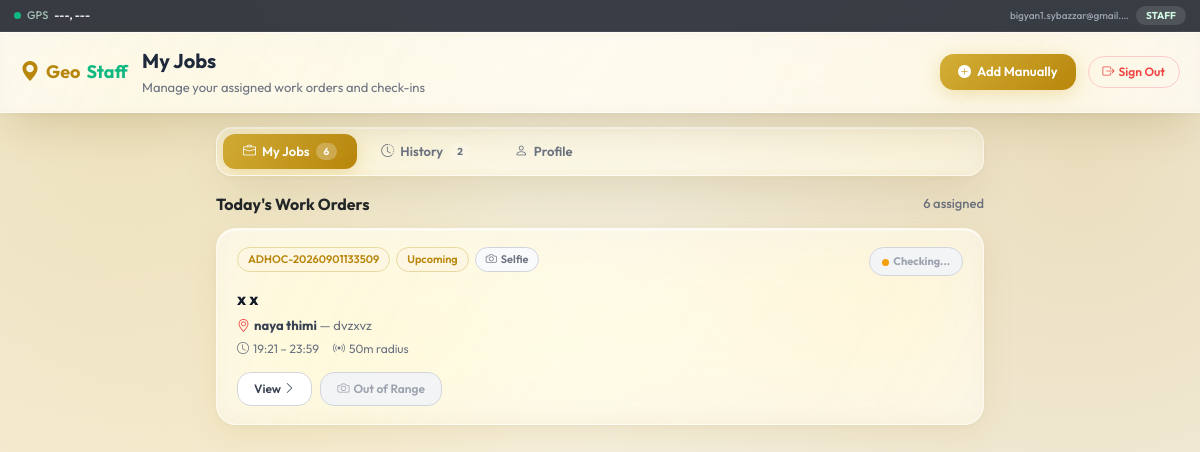
The app's page /my-dashboard/ (signed in) with its own data.
### staff_app/models.py (models this page shows, shortened)
class Job(models.Model):
    STATUS_CHOICES = [
        ('UPCOMING', 'Upcoming'),
        ('CHECKED_IN', 'Checked In'),
        ('PENDING_APPROVAL', 'Pending Approval'),
        ('APPROVED', 'Approved'),
        ('REJECTED', 'Rejected'),
        ('COMPLETED', 'Completed'),
    ]
    title = models.CharField(max_length=200)
    code = models.CharField(max_length=50, unique=True)
    description = models.TextField(blank=True, null=True)
    instructions_json = models.TextField(default='[]', help_text='JSON list of instructions')
    site_name = models.CharField(max_length=200)
    address = models.TextField()
    lat = models.FloatField()
    lng = models.FloatField()
    geofence_radius = models.IntegerField(default=75) # in meters
    assigned_staff = models.ManyToManyField(User, related_name='assigned_jobs', blank=True)
    start_time = models.TimeField()
    end_time = models.TimeField()
    date = models.DateField()
    require_selfie = models.BooleanField(default=True)
    require_checkout = models.BooleanField(default=True)
    status = models.CharField(max_length=30, choices=STATUS_CHOICES, default='UPCOMING')
    created_at = models.DateTimeField(auto_now_add=True)
    is_adhoc = models.BooleanField(default=False)
    requested_by = models.ForeignKey(User, on_delete=models.SET_NULL, null=True, blank=True, related_name='adhoc_job_requests')

### staff_app/views.py (the view)
# urls.py: path("my-dashboard/", views.staff_dashboard_view, name="staff_dashboard"),
@login_required
def staff_dashboard_view(request):
    today = timezone.now().date()
    user  = request.user
    all_assigned  = Job.objects.filter(assigned_staff=user)
    today_jobs    = all_assigned.filter(date=today).order_by('start_time')
    upcoming_jobs = all_assigned.filter(date__gt=today).order_by('date', 'start_time')
    user_checkins = CheckInRecord.objects.filter(user=user)
    active_checkins = {}
    completed_checkins = {}
    for ci in user_checkins:
        if ci.check_out_timestamp is None:
            active_checkins[ci.job_id] = ci
        else:
            completed_checkins[ci.job_id] = ci
    def annotate(queryset):
        jobs = list(queryset)
        for job in jobs:
            job.active_checkin = active_checkins.get(job.pk)
            job.completed_checkin = completed_checkins.get(job.pk)
        return jobs
    context = {
        'today':          today,
        'today_jobs':     annotate(today_jobs),
        'upcoming_jobs':  annotate(upcoming_jobs),
        'total_assigned': all_assigned.count(),
        'my_checkins':    CheckInRecord.objects.filter(user=user).order_by('-timestamp').select_related('job'),
    }
    return render(request, 'staff_dashboard.html', context)

### templates/staff_dashboard.html (shortened to what this page needs)
{% load static %}
<!DOCTYPE html>
<html lang="en">
<head>
    <link href="https://cdn.jsdelivr.net/npm/bootstrap@5.3.3/dist/css/bootstrap.min.css" rel="stylesheet">
    <link href="https://cdn.jsdelivr.net/npm/bootstrap-icons@1.11.3/font/bootstrap-icons.min.css" rel="stylesheet">
</head>
<body>
<div class="gps-bar">
    <span class="gps-dot"></span>
    <span class="gps-label">GPS</span>
    <span class="gps-coords" id="topCoords">---, ---</span>
    <span class="gps-email">{{ request.user.email }}</span>
    <span class="badge-role">STAFF</span>
</div>
<nav class="staff-nav">
    <div class="nav-left">
        <div class="brand">
            <i class="bi bi-geo-alt-fill"></i>
            Geo<span>Staff</span>
        </div>
        <div class="nav-title">
            My Jobs
            <small>Manage your assigned work orders and check-ins</small>
        </div>
    </div>
    <div class="nav-right">
        <button class="btn-add" onclick="openAdhocModal()">
            <i class="bi bi-plus-circle-fill"></i> Add Manually
        </button>
        <a href="/logout/" class="btn-signout">
            <i class="bi bi-box-arrow-right me-1"></i>Sign Out
        </a>
    </div>
</nav>
<div class="main-wrap">
    <div class="tab-nav" id="tabNav">
        <button class="tab-btn active" data-tab="jobs" onclick="switchTab('jobs')">
            <i class="bi bi-briefcase"></i> My Jobs
            <span class="badge-count">{{ total_assigned }}</span>
        </button>
        <button class="tab-btn" data-tab="history" onclick="switchTab('history')">
            <i class="bi bi-clock-history"></i> History
            <span class="badge-count">{{ my_checkins|length }}</span>
        </button>
        <button class="tab-btn" data-tab="profile" onclick="switchTab('profile')">
            <i class="bi bi-person"></i> Profile
        </button>
    </div>
    <div id="tab-jobs">
        <div class="section-header">
            <div class="section-title">Today's Work Orders</div>
            <div class="section-count">{{ total_assigned }} assigned</div>
        </div>
        {% for job in today_jobs %}
        <div class="job-card" id="card-{{ job.pk }}">
            <div class="job-card-top">
                <div class="job-badges">
                    <span class="jbadge jbadge-code">{{ job.code }}</span>
                    {% if job.completed_checkin %}
                        {% if job.completed_checkin.status == 'PENDING_APPROVAL' %}
                            <span class="jbadge jbadge-pending">⏳ Awaiting Review</span>
                        {% else %}
                            <span class="jbadge jbadge-active" style="background:#d1fae5; color:#065f46; border-color:#a7f3d0;">✅ Completed</span>
                        {% endif %}
                    {% elif job.active_checkin %}
                        <span class="jbadge jbadge-active">Checked In</span>
                    {% else %}
                        <span class="jbadge jbadge-upcoming">Upcoming</span>
                    {% endif %}
                    {% if job.require_selfie %}<span class="jbadge jbadge-selfie"><i class="bi bi-camera me-1"></i>Selfie</span>{% endif %}
                </div>
                {% if not job.completed_checkin %}
                    <div class="zone-badge zone-loading" id="zone-{{ job.pk }}">
                        <span class="zone-dot zone-dot-out"></span>Checking...
                    </div>
                {% endif %}
            </div>
            <div class="job-title">{{ job.title }}</div>
            <div class="job-site"><i class="bi bi-geo-alt me-1" style="color:#ef4444;"></i><strong>{{ job.site_name }}</strong> &mdash; {{ job.address }}</div>
            <div class="job-time">
                <span><i class="bi bi-clock me-1"></i>{{ job.start_time|time:"H:i" }} &ndash; {{ job.end_time|time:"H:i" }}</span>
                <span><i class="bi bi-broadcast me-1"></i>{{ job.geofence_radius }}m radius</span>
            </div>
            <div class="job-actions">
                <button class="btn-view" onclick="viewJobDetail('{{ job.pk }}','{{ job.title }}','{{ job.site_name }}','{{ job.address }}','{{ job.start_time|time:"H:i" }}','{{ job.end_time|time:"H:i" }}','{{ job.geofence_radius }}')">
                    View <i class="bi bi-chevron-right"></i>
                </button>
                {% if job.completed_checkin %}
                    {% if job.completed_checkin.status == 'PENDING_APPROVAL' %}
                        <button class="btn-view" disabled style="background:#fffbeb; color:#d97706; border:1px solid #fef08a; font-weight:600; cursor:default; padding: 7px 16px;">
                            <i class="bi bi-hourglass-split me-1"></i> Awaiting Review
                        </button>
                    {% else %}
                        <button class="btn-view" disabled style="background:#f0fdf4; color:#16a34a; border:1px solid #bbf7d0; font-weight:600; cursor:default; padding: 7px 16px;">
                            <i class="bi bi-check-circle-fill me-1"></i> Completed
                        </button>
                    {% endif %}
                {% elif job.active_checkin %}
                    <button class="btn-checkout" id="btn-{{ job.pk }}"
                        onclick="openModal('out','{{ job.pk }}','{{ job.title }}','{{ job.lat }}','{{ job.lng }}','{{ job.geofence_radius }}','{{ job.active_checkin.pk }}')">
                        <i class="bi bi-box-arrow-right"></i> Check Out
                    </button>
                {% else %}
                    <button class="btn-outrange" id="btn-{{ job.pk }}"
                        data-job="{{ job.pk }}" data-lat="{{ job.lat }}" data-lng="{{ job.lng }}" data-radius="{{ job.geofence_radius }}"
                        data-title="{{ job.title }}" data-selfie="{{ job.require_selfie }}" data-record="">
                        <i class="bi bi-camera me-1"></i>Out of Range
                    </button>
                {% endif %}
            </div>
        </div>
        {% endfor %}
    </div>
</div>
</body>
</html>

### records on screen
Job: code "ADHOC-20260901133509", shows "Upcoming", require_selfie True (drawn), title "x x", site_name "naya thimi", address "dvzxvz", start_time "19:21", end_time "23:59", geofence_radius "50"

### other values on screen
{{ request.user.email }} "bigyan1.sybazzar@gmail.…"
{{ total_assigned }} "6"
{{ my_checkins|length }} "2"
